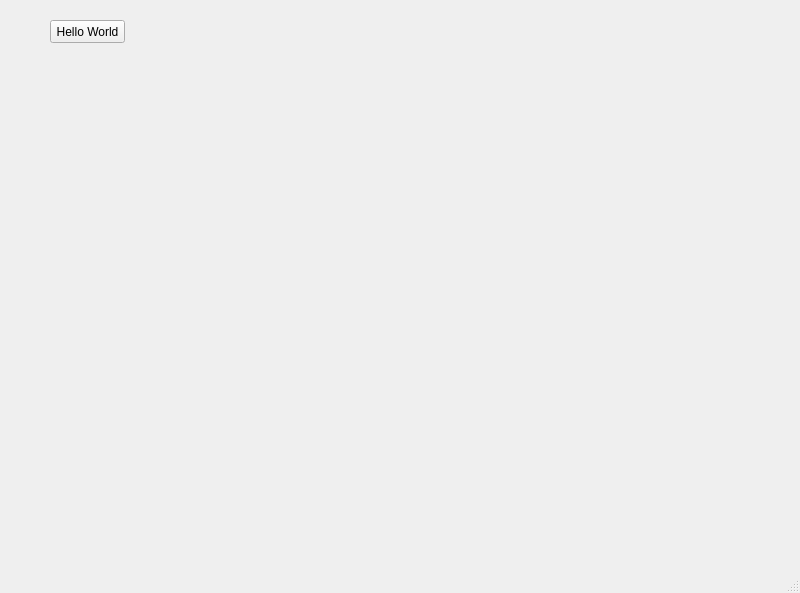
<?xml version="1.0" encoding="UTF-8"?>
<ui version="4.0">
 <class>MainWindow</class>
 <widget class="QMainWindow" name="MainWindow">
  <property name="geometry">
   <rect>
    <x>0</x>
    <y>0</y>
    <width>800</width>
    <height>593</height>
   </rect>
  </property>
  <property name="windowTitle">
   <string>MainWindow</string>
  </property>
  <widget class="QWidget" name="centralwidget">
   <widget class="QPushButton" name="pushButton">
    <property name="geometry">
     <rect>
      <x>50</x>
      <y>20</y>
      <width>75</width>
      <height>23</height>
     </rect>
    </property>
    <property name="text">
     <string>Hello World</string>
    </property>
   </widget>
  </widget>
  <widget class="QMenuBar" name="menubar">
   <property name="geometry">
    <rect>
     <x>0</x>
     <y>0</y>
     <width>800</width>
     <height>21</height>
    </rect>
   </property>
  </widget>
  <widget class="QStatusBar" name="statusbar"/>
 </widget>
 <resources/>
 <connections/>
</ui>
